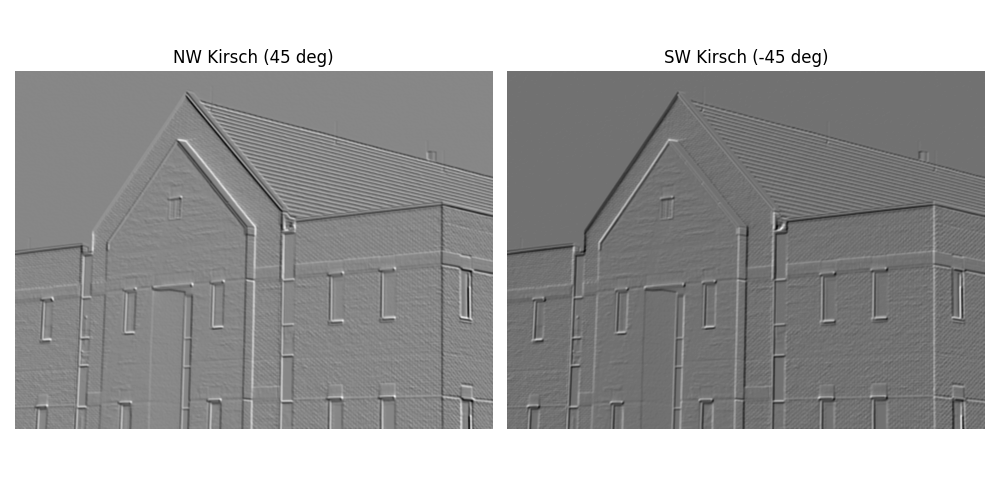

The Python source for this figure:

import sys
import os
import numpy as np
import matplotlib.pyplot as plt
from skimage.io import imread
from skimage.util import img_as_float
from scipy.ndimage import convolve, uniform_filter
from libDIP.edgeKernel4e import edgeKernel4e
from libDIPUM.data_path import dip_data

# Data
img_path = dip_data('building-cropped-834by1114.tif')
f = img_as_float(imread(img_path))

# Kirsch Kernels
wK45 = edgeKernel4e('kirsch', 'nw')
wKm45 = edgeKernel4e('kirsch', 'sw')

# Smoothing
fs = uniform_filter(f, size=5, mode='nearest')

# Filter
G45 = convolve(fs, wK45, mode='nearest')
Gm45 = convolve(fs, wKm45, mode='nearest')

# Display
fig, axes = plt.subplots(1, 2, figsize=(10, 5))
axes = axes.flatten()

axes[0].imshow(G45, cmap='gray')
axes[0].set_title('NW Kirsch (45 deg)')
axes[0].axis('off')

axes[1].imshow(Gm45, cmap='gray')
axes[1].set_title('SW Kirsch (-45 deg)')
axes[1].axis('off')

plt.tight_layout()
plt.savefig('Figure1019.png')
print("Saved Figure1019.png")
plt.show()
